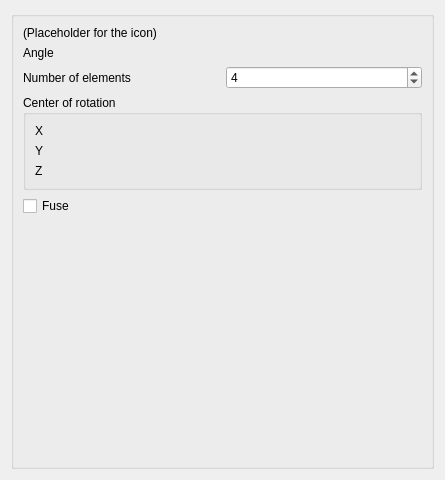
<?xml version="1.0" encoding="UTF-8"?>
<ui version="4.0">
 <class>DraftPolarArrayTaskPanel</class>
 <widget class="QWidget" name="DraftPolarArrayTaskPanel">
  <property name="geometry">
   <rect>
    <x>0</x>
    <y>0</y>
    <width>445</width>
    <height>480</height>
   </rect>
  </property>
  <property name="sizePolicy">
   <sizepolicy hsizetype="Preferred" vsizetype="Expanding">
    <horstretch>0</horstretch>
    <verstretch>0</verstretch>
   </sizepolicy>
  </property>
  <property name="minimumSize">
   <size>
    <width>250</width>
    <height>0</height>
   </size>
  </property>
  <property name="windowTitle">
   <string>Polar array</string>
  </property>
  <layout class="QGridLayout" name="gridLayout_3">
   <item row="1" column="0">
    <widget class="QGroupBox" name="main_group">
     <property name="sizePolicy">
      <sizepolicy hsizetype="Preferred" vsizetype="Minimum">
       <horstretch>0</horstretch>
       <verstretch>0</verstretch>
      </sizepolicy>
     </property>
     <property name="title">
      <string/>
     </property>
     <layout class="QGridLayout" name="gridLayout_4">
      <item row="9" column="0">
       <spacer name="verticalSpacer">
        <property name="orientation">
         <enum>Qt::Vertical</enum>
        </property>
        <property name="sizeHint" stdset="0">
         <size>
          <width>20</width>
          <height>40</height>
         </size>
        </property>
       </spacer>
      </item>
      <item row="5" column="0">
       <widget class="QGroupBox" name="group_center">
        <property name="toolTip">
         <string>The coordinates of the point through which the axis of rotation passes.</string>
        </property>
        <property name="title">
         <string>Center of rotation</string>
        </property>
        <layout class="QGridLayout" name="gridLayout_2">
         <item row="0" column="0">
          <layout class="QGridLayout" name="gridLayout">
           <item row="2" column="0">
            <widget class="QLabel" name="label_c_Z">
             <property name="text">
              <string>Z</string>
             </property>
            </widget>
           </item>
           <item row="0" column="0">
            <widget class="QLabel" name="label_c_X">
             <property name="text">
              <string>X</string>
             </property>
            </widget>
           </item>
           <item row="1" column="0">
            <widget class="QLabel" name="label_c_Y">
             <property name="text">
              <string>Y</string>
             </property>
            </widget>
           </item>
           <item row="0" column="1">
            <widget class="Gui::QuantitySpinBox" name="spinbox_c_X">
             <property name="unit" stdset="0">
              <string notr="true"/>
             </property>
            </widget>
           </item>
           <item row="1" column="1">
            <widget class="Gui::QuantitySpinBox" name="spinbox_c_Y">
             <property name="unit" stdset="0">
              <string notr="true"/>
             </property>
            </widget>
           </item>
           <item row="2" column="1">
            <widget class="Gui::QuantitySpinBox" name="spinbox_c_Z">
             <property name="unit" stdset="0">
              <string notr="true"/>
             </property>
            </widget>
           </item>
          </layout>
         </item>
        </layout>
       </widget>
      </item>
      <item row="6" column="0">
       <layout class="QHBoxLayout" name="hbox">
        <item>
         <widget class="QCheckBox" name="checkbox_fuse">
          <property name="toolTip">
           <string>If checked, the resulting objects in the array will be fused if they touch each other</string>
          </property>
          <property name="text">
           <string>Fuse</string>
          </property>
         </widget>
        </item>
       </layout>
      </item>
      <item row="1" column="0">
       <layout class="QGridLayout" name="grid_values">
        <item row="0" column="0">
         <widget class="QLabel" name="label_angle">
          <property name="toolTip">
           <string>Sweeping angle of the polar distribution</string>
          </property>
          <property name="text">
           <string>Angle</string>
          </property>
         </widget>
        </item>
        <item row="0" column="1">
         <widget class="Gui::QuantitySpinBox" name="spinbox_angle">
          <property name="toolTip">
           <string>Sweeping angle of the polar distribution</string>
          </property>
          <property name="unit" stdset="0">
           <string notr="true"/>
          </property>
          <property name="value">
           <double>180.000000000000000</double>
          </property>
         </widget>
        </item>
        <item row="1" column="0">
         <widget class="QLabel" name="label_number">
          <property name="toolTip">
           <string>Number of elements in the array, including a copy of the original object. It must be at least 2.</string>
          </property>
          <property name="text">
           <string>Number of elements</string>
          </property>
         </widget>
        </item>
        <item row="1" column="1">
         <widget class="QSpinBox" name="spinbox_number">
          <property name="toolTip">
           <string>Number of elements in the array, including a copy of the original object. It must be at least 2.</string>
          </property>
          <property name="value">
           <number>4</number>
          </property>
         </widget>
        </item>
       </layout>
      </item>
      <item row="0" column="0">
       <widget class="QLabel" name="label_icon">
        <property name="text">
         <string>(Placeholder for the icon)</string>
        </property>
       </widget>
      </item>
     </layout>
    </widget>
   </item>
  </layout>
 </widget>
 <customwidgets>
  <customwidget>
   <class>Gui::QuantitySpinBox</class>
   <extends>QWidget</extends>
   <header>Gui/QuantitySpinBox.h</header>
  </customwidget>
 </customwidgets>
 <resources/>
 <connections/>
</ui>
